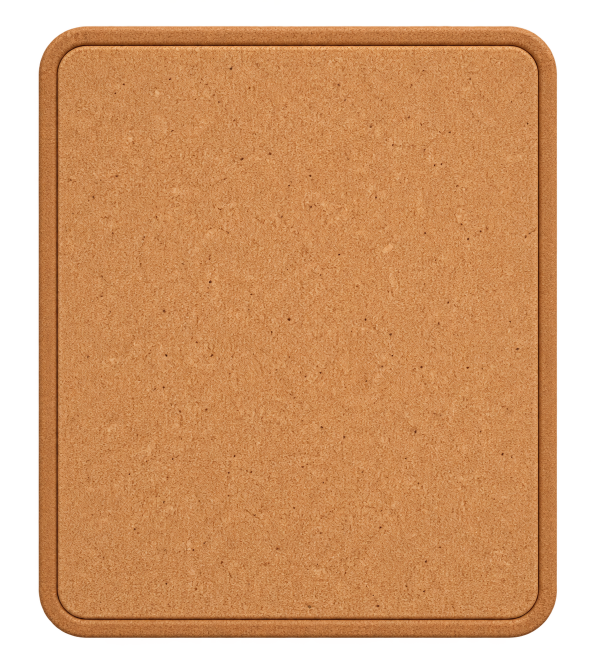
#> input picture assets/images/felt-board-new.png, 1191 x 1321 px, given in place of 图标元素图.png, which was not available (shown at 1/2 size); the run also reads 1 picture not shown here
$ python extract_visual_assets.py
#> lines starting #> are read from the running program, lines starting #| are printed output that depends on the picture; after the words box and inside, x2 and y2 are one past the last pixel; in counts of white or black regions, pixels touching at a corner belong together; pictures that were not available may be replaced by others from this repository, and a replacement may not be noted
"""Extract the user-provided artwork from the supplied sprite sheets.

The source PNGs contain a baked-in checkerboard rather than a real alpha
channel. This script crops only the supplied artwork and converts that neutral
checkerboard to transparency without redrawing the assets.
"""

from pathlib import Path

import numpy as np
from PIL import Image, ImageDraw, ImageFilter


ROOT = Path(__file__).resolve().parents[1]
OUTPUT = ROOT / "assets" / "images"
ELEMENTS = ROOT / "图标元素图.png"
CLOUD = Path("/Users/dongyunwei/Desktop/Codex 图像 2026年9月19日 18_29_57.png")


def transparent_crop(source: Path, box: tuple[int, int, int, int], output: Path, max_size: int) -> None:
#> called with box = (35, 120, 1050, 550), max_size = 720
    image = Image.open(source).convert("RGB").crop(box)
    rgb = np.asarray(image, dtype=np.float32) / 255.0
    highest = rgb.max(axis=2)
    lowest = rgb.min(axis=2)
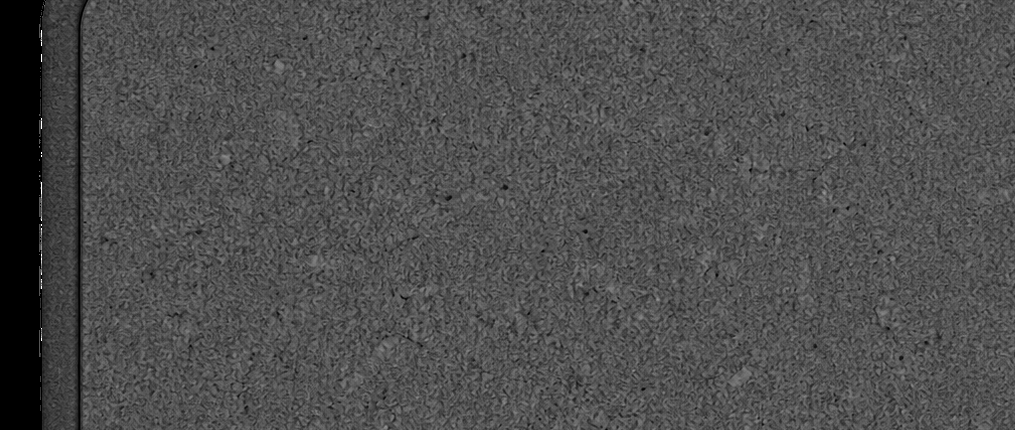
#> lowest: shape (430, 1015) float32; min 0, max 1, mean 0.307
    saturation = np.divide(highest - lowest, highest, out=np.zeros_like(highest), where=highest > 0)
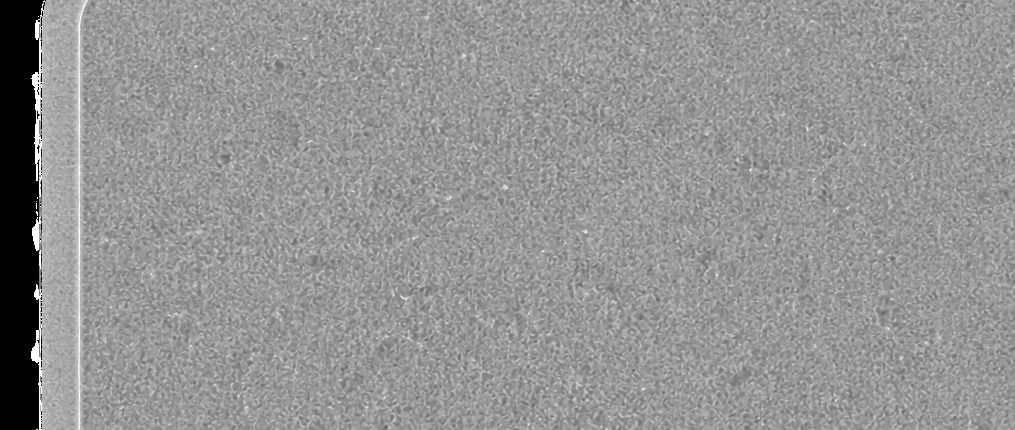
#> saturation: shape (430, 1015) float32; min 0, max 1, mean 0.581

    colored = Image.fromarray(((saturation > 0.16) * 255).astype(np.uint8))
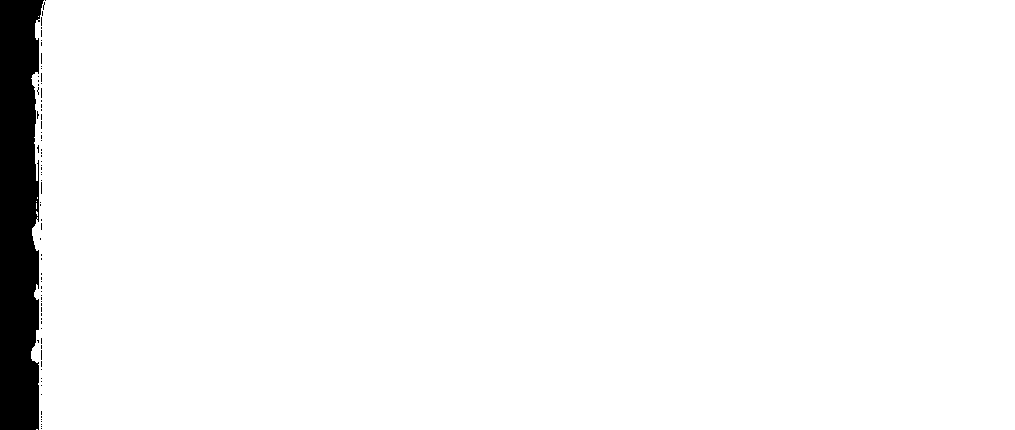
#> colored: PIL image 1015x430 L; 96.3% white; 77 black regions (76 under 20 px), largest, box (x1, y1, x2, y2) and area: (0, 0, 44, 430) 15928
    colored = colored.filter(ImageFilter.MinFilter(5)).filter(ImageFilter.MaxFilter(5))
#> colored: PIL image 1015x430 L; 96.1% white; 2 black regions (1 under 20 px), largest, box (x1, y1, x2, y2) and area: (0, 0, 46, 430) 16868
    proximity = colored.filter(ImageFilter.MaxFilter(31))
#> proximity: PIL image 1015x430 L; 98% white; 1 black region, box (x1, y1, x2, y2) and area: (0, 0, 28, 430) 8625
    near_art = np.asarray(proximity, dtype=np.float32) / 255.0

    color_alpha = np.clip((saturation - 0.055) / 0.08, 0, 1) * near_art
    white_alpha = np.clip((highest - 0.90) / 0.08, 0, 1) * near_art
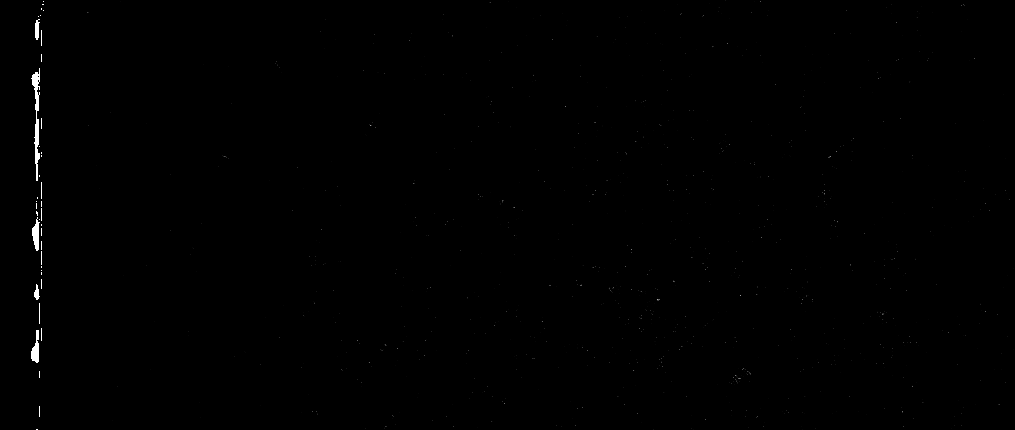
#> white_alpha: shape (430, 1015) float32; min 0, max 1, mean 0.00271
    dark_alpha = np.clip((0.40 - highest) / 0.22, 0, 1) * near_art
    alpha = np.maximum.reduce((color_alpha, white_alpha, dark_alpha))
    solid = Image.fromarray(((alpha > 0.08) * 255).astype(np.uint8))
    solid = solid.filter(ImageFilter.MaxFilter(3)).filter(ImageFilter.MinFilter(3))
#> solid: PIL image 1015x430 L; 98% white; 1 black region, box (x1, y1, x2, y2) and area: (0, 0, 27, 430) 8621
    flood = solid.copy()
    ImageDraw.floodfill(flood, (0, 0), 128, thresh=0)
    enclosed = np.asarray(flood) == 0
#> enclosed: shape (430, 1015) bool; every value is 0
    alpha[enclosed] = 1
    alpha = Image.fromarray((alpha * 255).astype(np.uint8)).filter(ImageFilter.GaussianBlur(0.7))
#> alpha: PIL image 1015x430 L

    rgba = image.convert("RGBA")
    rgba.putalpha(alpha)
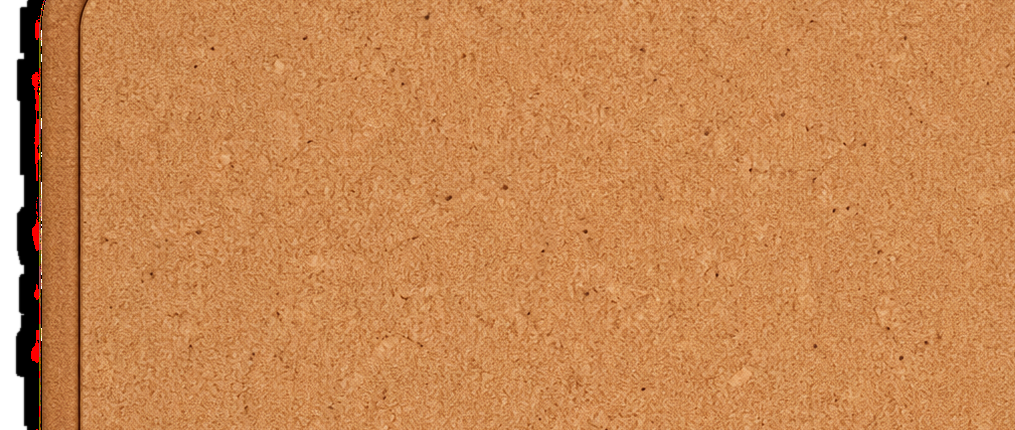
#> rgba: PIL image 1015x430 RGBA; mean R, G, B, A 195.4, 131.7, 78.2, 250; transparent parts drawn white
    content_box = rgba.getbbox()
#> content_box = (14, 0, 1015, 430)
    if content_box:
        rgba = rgba.crop(content_box)
#> rgba: PIL image 1001x430 RGBA

    scale = min(1.0, max_size / max(rgba.size))
#> scale = 0.719
    if scale < 1:
        rgba = rgba.resize(
            (max(1, round(rgba.width * scale)), max(1, round(rgba.height * scale))),
            Image.Resampling.LANCZOS,
        )
#> rgba: PIL image 720x309 RGBA
    rgba.save(output, optimize=True)


def main() -> None:
    OUTPUT.mkdir(parents=True, exist_ok=True)
    transparent_crop(ELEMENTS, (35, 120, 1050, 550), OUTPUT / "beady-logo.png", 720)
    transparent_crop(ELEMENTS, (1050, 150, 1375, 485), OUTPUT / "canvas-size.png", 256)
#> call 2 of transparent_crop, with box = (1050, 150, 1375, 485), max_size = 256
#> in transparent_crop (call 2), `colored = Image.fromarray(((saturation > 0.16) * 255).astype(np.uint8))`: colored: PIL image 325x335 L; 20.5% white; 3 white regions (2 under 20 px), largest, box (x1, y1, x2, y2) and area: (0, 0, 69, 335) 22291
#> in transparent_crop (call 2), `colored = colored.filter(ImageFilter.MinFilter(5)).filter(ImageFilter...`: colored: PIL image 325x335 L; 20.1% white; 1 white region, box (x1, y1, x2, y2) and area: (0, 0, 67, 335) 21932
#> in transparent_crop (call 2), `proximity = colored.filter(ImageFilter.MaxFilter(31))`: proximity: PIL image 325x335 L; 25.1% white; 1 white region, box (x1, y1, x2, y2) and area: (0, 0, 82, 335) 27312
#> in transparent_crop (call 2), `dark_alpha = np.clip((0.40 - highest) / 0.22, 0, 1) * near_art`:
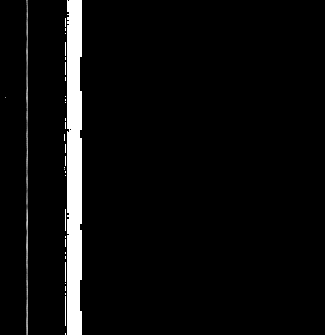
#> dark_alpha: shape (335, 325) float32; min 0, max 1, mean 0.0491
#> in transparent_crop (call 2), `alpha = np.maximum.reduce((color_alpha, white_alpha, dark_alpha))`: alpha: shape (335, 325) float32; values 0 (black) and 1 (white), 25.1% white; 1 white region, box (x1, y1, x2, y2) and area: (0, 0, 82, 335) 27301
#> in transparent_crop (call 2), `alpha[enclosed] = 1`:
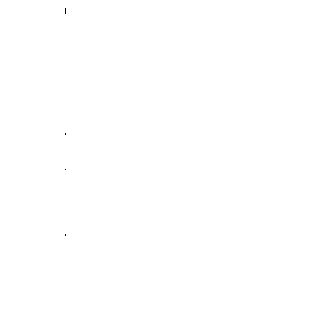
#> alpha: shape (335, 325) float32; values 0 (black) and 1 (white), 100% white; black in thin lines or dots, all inside (x1, y1, x2, y2) = (65, 8, 66, 236)
#> in transparent_crop (call 2), `content_box = rgba.getbbox()`: content_box = (0, 0, 325, 335)
    transparent_crop(ELEMENTS, (1410, 150, 1725, 485), OUTPUT / "background.png", 256)
#> in transparent_crop (call 3), `image = Image.open(source).convert("RGB").crop(box)`: image: PIL image 315x335 RGB; every value is 0
#> in transparent_crop (call 3), `rgb = np.asarray(image, dtype=np.float32) / 255.0`: rgb: shape (335, 315, 3) float32; every value is 0
#> in transparent_crop (call 3), `highest = rgb.max(axis=2)`: highest: shape (335, 315) float32; every value is 0
#> in transparent_crop (call 3), `colored = Image.fromarray(((saturation > 0.16) * 255).astype(np.uint8))`: colored: PIL image 315x335 L; every value is 0
#> in transparent_crop (call 3), `ImageDraw.floodfill(flood, (0, 0), 128, thresh=0)`: flood: PIL image 315x335 L; every value is 128
    transparent_crop(ELEMENTS, (1785, 150, 2110, 485), OUTPUT / "color-limit.png", 256)
    transparent_crop(CLOUD, (205, 55, 1335, 985), OUTPUT / "upload-cloud.png", 560)


if __name__ == "__main__":
    main()
